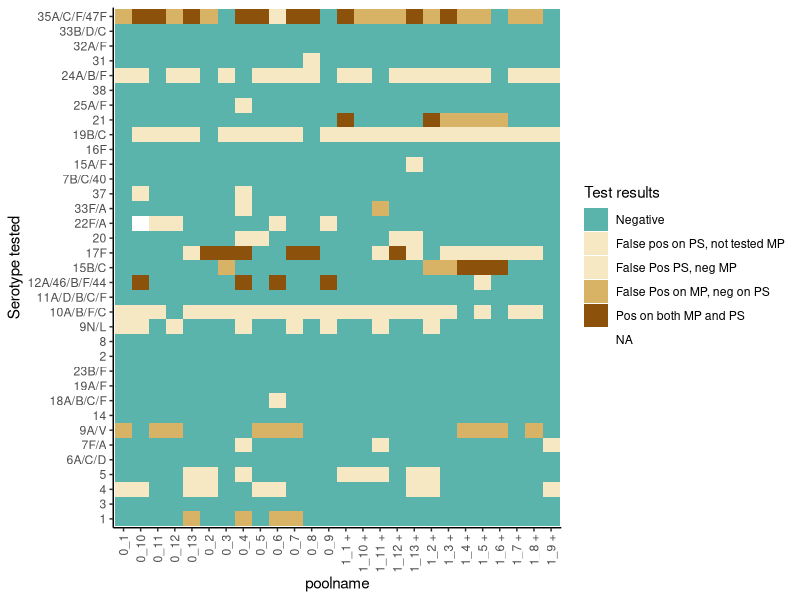
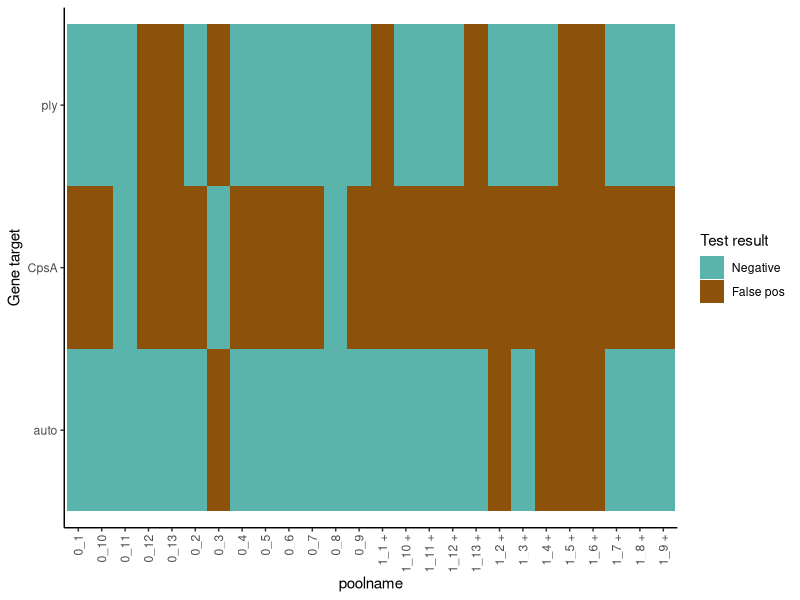

The R source for these figures, in order:
## ---- chunk 1
knitr::opts_chunk$set(echo = TRUE)
library(readxl)
library(reshape2)
library(ggplot2)
library(dplyr)
## ---- chunk 2
a1 <- read_excel('./Data/ps_data_updated.xlsx')

a1.m <- reshape2::melt(a1, id.vars=c('Pool','lytA_pos_pool'))

a1.m$value <- factor(a1.m$value, levels=c(0,1,2,3,4))

a1.m <- a1.m[!is.na(a1.m$Pool),]

a1.m$poolname <- paste(a1.m$lytA_pos_pool, a1.m$Pool, sep='_')
## ---- chunk 3
p1 <- ggplot(a1.m[!(a1.m$variable %in% c('ply','CpsA','auto')),], aes(poolname, variable, fill= value)) +
  geom_tile() +
  theme_classic()+
  ylab('Serotype tested')+
   scale_discrete_manual('fill', name='Test results',
                     labels=c('Negative',
                              'False pos on PS, not tested MP',
                              'False Pos PS, neg MP ',
                              "False Pos on MP, neg on PS",
                              'Pos on both MP and PS'
                              ),
                     values=c('0'= "#5ab4ac",  
                              '1' ="#f6e8c3", 
                              '2'="#f6e8c3",
                              '3'='#d8b365',
                              '4'='#8c510a'))+
   theme(axis.text.x = element_text(angle = 90, vjust = 0.5, hjust=1))
p1
## ---- chunk 4

b1 <- a1.m[(a1.m$variable %in% c('ply','CpsA','auto')),]

b1$value <- factor(b1$value, levels=c('0','1'))

p2 <- ggplot(b1, aes(poolname, variable, fill= value)) +
  geom_tile() +
  theme_classic()+
  ylab('Gene target')+
   scale_discrete_manual('fill', name='Test result',
                     labels=c('Negative',
                              'False pos'
                              ),
                     values=c('0'= "#5ab4ac",  
                              '1' ='#8c510a'))+
   theme(axis.text.x = element_text(angle = 90, vjust = 0.5, hjust=1))
p2
